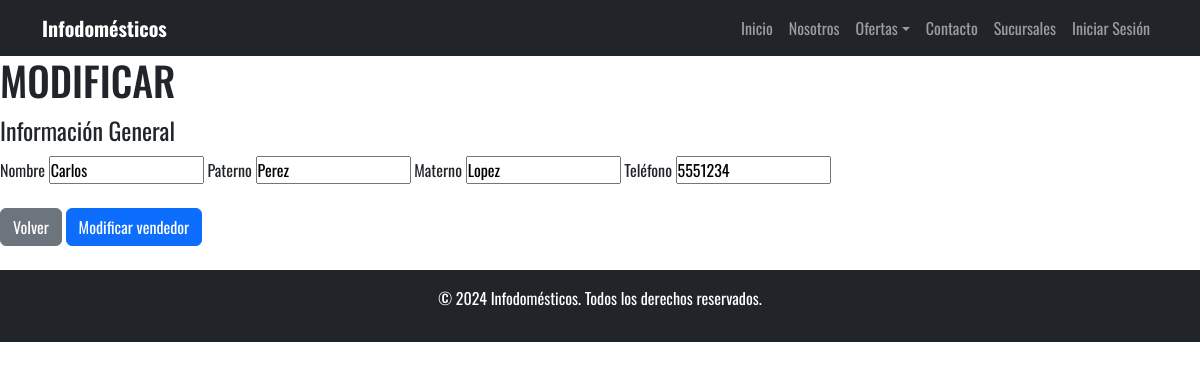
/admin/vendedor/actualizar.php?cod=1, run on the app's committed database.
### tables this page shows
CREATE TABLE `vendedor` (
  `idvendedor` int(11) NOT NULL,
  `nombre` varchar(50) NOT NULL,
  `paterno` varchar(50) NOT NULL,
  `materno` varchar(50) NOT NULL,
  `telefono` varchar(15) DEFAULT NULL,
  `estado` enum('activo','inactivo') DEFAULT 'activo'
);

### admin/vendedor/actualizar.php (the view, shortened to what this page needs)
<?php
$idv = $_GET['cod'] ?? null;
$db = conectarDB();
$consql = "SELECT * FROM vendedor WHERE idvendedor = ?";
$stmt = mysqli_prepare($db, $consql);
mysqli_stmt_bind_param($stmt, 'i', $idv);
mysqli_stmt_execute($stmt);
$res = mysqli_stmt_get_result($stmt);
$reg = mysqli_fetch_array($res);
include "../../includes/templates/header.php";
?>
<main class="contenedor seccion">
    <h1>MODIFICAR</h1>
    <?php if ($reg): ?>
        <form method="post" action='' class="formulario">
            <fieldset>
                <legend>Información General</legend>
                <label for="nom">Nombre</label>
                <input type="text" name="nom" id="nom" value="<?php echo htmlspecialchars($reg['nombre']); ?>">
                <label for="pat">Paterno</label>
                <input type="text" name="pat" id="pat" value="<?php echo htmlspecialchars($reg['paterno']); ?>">
                <label for="mat">Materno</label>
                <input type="text" name="mat" id="mat" value="<?php echo htmlspecialchars($reg['materno']); ?>">
                <label for="tel">Teléfono</label>
                <input type="number" name="tel" id="tel" value="<?php echo htmlspecialchars($reg['telefono']); ?>">
            </fieldset>
            <div class="botones"><br>
                <a href="/ElectrodomesticosWeb3/admin/vendedor/listar.php" class="btn btn-secondary">Volver</a>
                <input type="submit" value="Modificar vendedor" class="btn btn-primary" name="modificar"><br><br>
            </div>
        </form>
    <?php else: ?>
        <p>El vendedor no existe.</p>
    <?php endif; ?>
</main>
<?php include "../../includes/templates/footer.php"; ?>

### build/css/style.css (style rules this page uses)
* { box-sizing: border-box; padding: 0px; margin: 0px; font-family: Oswald; }

### data on the page
vendedor: nom "Carlos", pat "Perez", mat "Lopez", tel "5551234"
